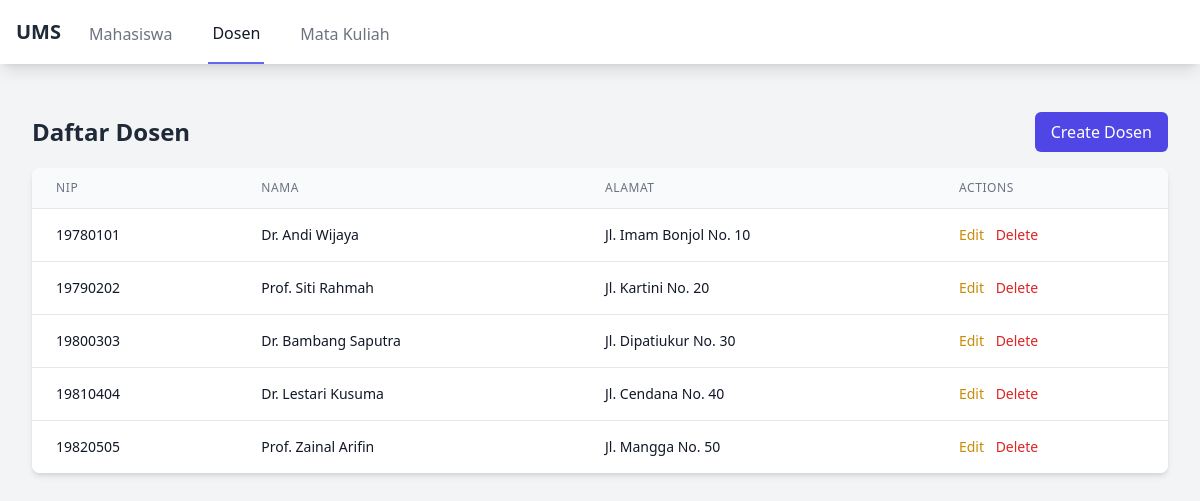
Screenshot of /frontend/dosen/index.php with the database file from the repository.
### tables this page shows
CREATE TABLE Dosen (
    NIP VARCHAR(15) PRIMARY KEY,
    Nama VARCHAR(100),
    Alamat VARCHAR(255)
);

### frontend/dosen/index.php (the view, shortened to what this page needs)
<?php
require_once '../../routing/config.php';
$stmt = $pdo->query('SELECT * FROM Dosen');
$dosen = $stmt->fetchAll(PDO::FETCH_ASSOC);
?>
<!DOCTYPE html>
<html lang="en">
<head>
    <script src="https://cdn.tailwindcss.com"></script>
</head>
<body class="bg-gray-100" x-data="{
    showModal: false,
    formData: {
        nip: '',
        nama: '',
        alamat: ''
    }
}">
    <?php include '../components/navbar.php'; ?>
    <div class="max-w-7xl mx-auto py-6 sm:px-6 lg:px-8">
        <div class="px-4 py-6 sm:px-0">
            <div class="flex justify-between items-center mb-4">
                <h2 class="text-2xl font-semibold text-gray-800">Daftar Dosen</h2>
                <button @click="showModal = true; formData = {nip: '', nama: '', alamat: ''}"
                    class="bg-indigo-600 text-white px-4 py-2 rounded-md hover:bg-indigo-700">
                    Create Dosen
                </button>
            </div>
            <div class="bg-white shadow-md rounded-lg overflow-hidden">
                <table class="min-w-full divide-y divide-gray-200">
                    <thead class="bg-gray-50">
                        <tr>
                            <th class="px-6 py-3 text-left text-xs font-medium text-gray-500 uppercase tracking-wider">
                                NIP</th>
                            <th class="px-6 py-3 text-left text-xs font-medium text-gray-500 uppercase tracking-wider">
                                Nama</th>
                            <th class="px-6 py-3 text-left text-xs font-medium text-gray-500 uppercase tracking-wider">
                                Alamat</th>
                            <th class="px-6 py-3 text-left text-xs font-medium text-gray-500 uppercase tracking-wider">
                                Actions</th>
                        </tr>
                    </thead>
                    <tbody class="bg-white divide-y divide-gray-200">
                        <?php foreach ($dosen as $d): ?>
                        <tr class="hover:bg-gray-50">
                            <td class="px-6 py-4 whitespace-nowrap text-sm text-gray-900">
                                <?= htmlspecialchars($d['NIP']) ?></td>
                            <td class="px-6 py-4 whitespace-nowrap text-sm text-gray-900">
                                <?= htmlspecialchars($d['Nama']) ?></td>
                            <td class="px-6 py-4 whitespace-nowrap text-sm text-gray-900">
                                <?= htmlspecialchars($d['Alamat']) ?></td>
                            <td class="px-6 py-4 whitespace-nowrap text-sm font-medium space-x-2">
                                <button @click="showModal = true; formData = {
                                            nip: '<?= $d['NIP'] ?>',
                                            nama: '<?= $d['Nama'] ?>',
                                            alamat: '<?= $d['Alamat'] ?>'
                                        }" class="text-yellow-600 hover:text-yellow-900">Edit</button>
                                <a href="delete.php?nip=<?= $d['NIP'] ?>" class="text-red-600 hover:text-red-900"
                                    onclick="return confirm('Are you sure you want to delete this lecturer?')">Delete</a>
                            </td>
                        </tr>
                        <?php endforeach; ?>
                    </tbody>
                </table>
            </div>
        </div>
    </div>
</body>
</html>

### frontend/components/navbar.php
<?php
$current_page = basename(dirname($_SERVER['PHP_SELF']));
?>
<nav class="bg-white shadow-lg">
    <div class="max-w-7xl mx-auto px-4">
        <div class="flex justify-between h-16">
            <div class="flex">
                <div class="flex-shrink-0 flex items-center">
                    <a href="/sister2/frontend/index.php" class="text-xl font-bold text-gray-800">UMS</a>
                </div>
                <div class="hidden md:ml-6 md:flex md:space-x-8">
                    <a href="/sister2/frontend/mahasiswa/index.php"
                        class="inline-flex items-center px-1 pt-1 <?= $current_page === 'mahasiswa' ? 'border-b-2 border-indigo-500 text-gray-900' : 'text-gray-500 hover:text-gray-700' ?>">
                        Mahasiswa
                    </a>
                    <a href="/sister2/frontend/dosen/index.php"
                        class="inline-flex items-center px-1 pt-1 <?= $current_page === 'dosen' ? 'border-b-2 border-indigo-500 text-gray-900' : 'text-gray-500 hover:text-gray-700' ?>">
                        Dosen
                    </a>
                    <a href="/sister2/frontend/matakuliah/index.php"
                        class="inline-flex items-center px-1 pt-1 <?= $current_page === 'matakuliah' ? 'border-b-2 border-indigo-500 text-gray-900' : 'text-gray-500 hover:text-gray-700' ?>">
                        Mata Kuliah
                    </a>
                </div>
            </div>
        </div>
    </div>
</nav>

### rows the page displays
dosen: NIP "19780101", Nama "Dr. Andi Wijaya", Alamat "Jl. Imam Bonjol No. 10"
dosen: NIP "19790202", Nama "Prof. Siti Rahmah", Alamat "Jl. Kartini No. 20"
dosen: NIP "19800303", Nama "Dr. Bambang Saputra", Alamat "Jl. Dipatiukur No. 30"
dosen: NIP "19810404", Nama "Dr. Lestari Kusuma", Alamat "Jl. Cendana No. 40"
dosen: NIP "19820505", Nama "Prof. Zainal Arifin", Alamat "Jl. Mangga No. 50"
